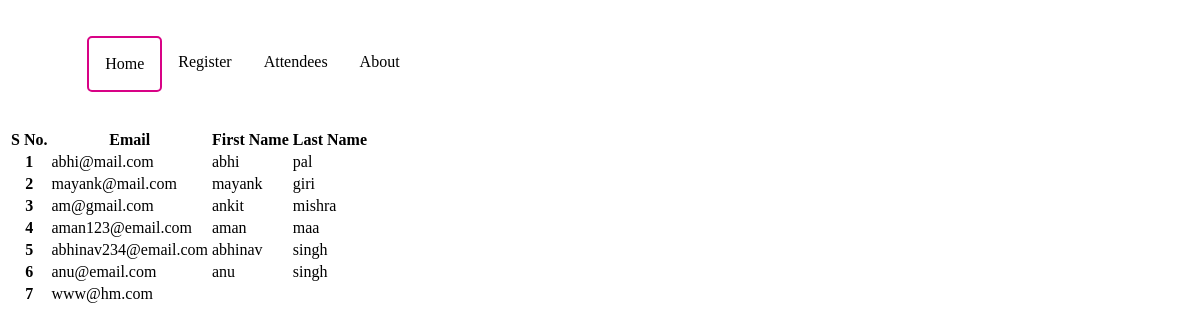
/attendees, run on the app's committed database.
### app.py (models this page shows, shortened)
class test(db.Model):
    email = db.Column(db.String(200), primary_key=True)
    firstname = db.Column(db.String(200), nullable=False)
    lastname = db.Column(db.String(200), nullable=False)

### app.py (the view)
@app.route("/attendees")
def atendees():
    attendees = test.query.all()
    return render_template('attendees.html', attendees=attendees)

### templates/attendees.html (shortened to what this page needs)
<!DOCTYPE html>
<html lang="en">
<head>
    <link rel="stylesheet" href="{{url_for('static',filename='shubham-style.css')}}">
</head>
<body data-spy="scroll" data-target="#navbarNav" data-offset="50">
    <nav id="nav-bar">
        <ul>
            <li><a class="active" href="/">Home</a></li>
            <li><a href="/registration">Register</a></li>
            <li><a href="/attendees">Attendees</a></li>
            <li><a href="/about">About</a></li>
        </ul>
    </nav>
    <table>
        <thead>
            <tr>
                <th>S No.</th>
                <th>Email</th>
                <th>First Name</th>
                <th>Last Name</th>
            </tr>
        </thead>
        <tbody>
            {% for attendee in attendees %}
                <tr>
                    <th scope="row">{{loop.index}}</th>
                    <td>{{attendee.email}}</td>
                    <td>{{attendee.firstname}}</td>
                    <td>{{attendee.lastname}}</td>
                </tr>
            {% endfor %}
        </tbody>
    </table>
</body>
</html>

### static/shubham-style.css (style rules this page uses)
#nav-bar { margin-left: 5%; }
ul { position: relative; list-style-type: none; margin-left: 0%; padding: 20px; overflow: hidden; background-color: rgb(255, 255, 255); }
li { float: left; }
li a { display: block; color: black; text-align: center; padding: 17px 16px; text-decoration: none; }
.active { border: 2px solid rgb(216, 2, 134); border-radius: 5px; }

### data on the page
test: email "abhi@mail.com", firstname "abhi", lastname "pal"
test: email "mayank@mail.com", firstname "mayank", lastname "giri"
test: email "am@gmail.com", firstname "ankit", lastname "mishra"
test: email "aman123@email.com", firstname "aman", lastname "maa"
test: email "abhinav234@email.com", firstname "abhinav", lastname "singh"
test: email "anu@email.com", firstname "anu", lastname "singh"
test: email "www@hm.com"
